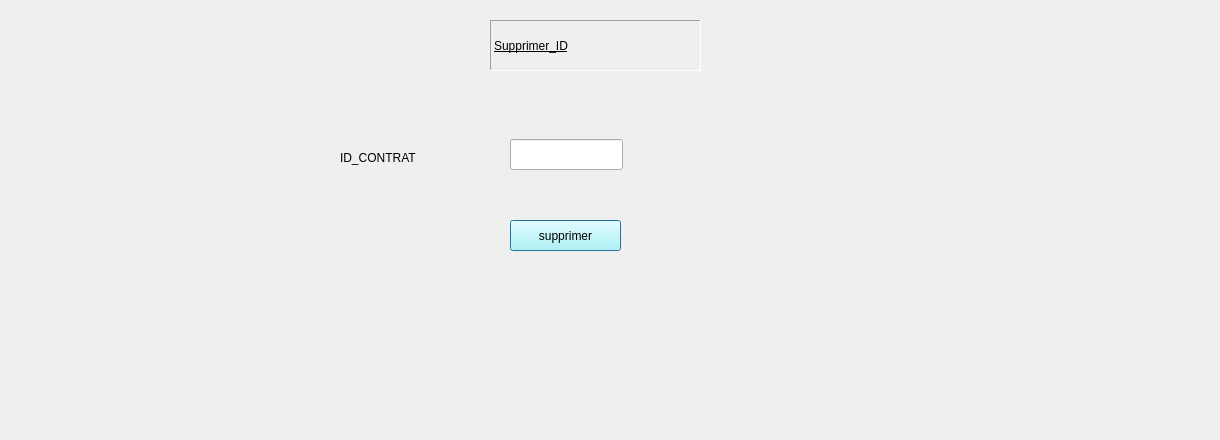
      <widget class="QWidget" name="tab_2">
       <attribute name="title">
        <string>supprimer contrat</string>
       </attribute>
       <widget class="QLabel" name="label_54">
        <property name="geometry">
         <rect>
          <x>340</x>
          <y>150</y>
          <width>111</width>
          <height>16</height>
         </rect>
        </property>
        <property name="styleSheet">
         <string notr="true">font: 11pt &quot;MS Shell Dlg 2&quot;;</string>
        </property>
        <property name="text">
         <string>ID_CONTRAT</string>
        </property>
       </widget>
       <widget class="QLineEdit" name="idmod_2">
        <property name="geometry">
         <rect>
          <x>510</x>
          <y>139</y>
          <width>113</width>
          <height>31</height>
         </rect>
        </property>
        <property name="maxLength">
         <number>8</number>
        </property>
       </widget>
       <widget class="QPushButton" name="pushButton_5">
        <property name="geometry">
         <rect>
          <x>510</x>
          <y>220</y>
          <width>111</width>
          <height>31</height>
         </rect>
        </property>
        <property name="styleSheet">
         <string notr="true">background-color: rgb(170, 255, 255);</string>
        </property>
        <property name="text">
         <string>supprimer</string>
        </property>
        <property name="default">
         <bool>true</bool>
        </property>
       </widget>
       <widget class="QLabel" name="label_55">
        <property name="geometry">
         <rect>
          <x>680</x>
          <y>120</y>
          <width>261</width>
          <height>311</height>
         </rect>
        </property>
        <property name="text">
         <string/>
        </property>
        <property name="pixmap">
         <pixmap>../../supprimer.png</pixmap>
        </property>
        <property name="scaledContents">
         <bool>true</bool>
        </property>
        <property name="wordWrap">
         <bool>false</bool>
        </property>
       </widget>
       <widget class="QLabel" name="label_56">
        <property name="geometry">
         <rect>
          <x>490</x>
          <y>20</y>
          <width>211</width>
          <height>51</height>
         </rect>
        </property>
        <property name="styleSheet">
         <string notr="true">font: 75 24pt &quot;MS Shell Dlg 2&quot;;
text-decoration: underline;</string>
        </property>
        <property name="frameShape">
         <enum>QFrame::Panel</enum>
        </property>
        <property name="frameShadow">
         <enum>QFrame::Sunken</enum>
        </property>
        <property name="text">
         <string>Supprimer_ID</string>
        </property>
       </widget>
       <widget class="QLabel" name="label_57">
        <property name="geometry">
         <rect>
          <x>420</x>
          <y>20</y>
          <width>61</width>
          <height>41</height>
         </rect>
        </property>
        <property name="text">
         <string/>
        </property>
        <property name="pixmap">
         <pixmap>../../supprimer icon.png</pixmap>
        </property>
        <property name="scaledContents">
         <bool>true</bool>
        </property>
       </widget>
       <widget class="QLabel" name="label_58">
        <property name="geometry">
         <rect>
          <x>1130</x>
          <y>0</y>
          <width>81</width>
          <height>81</height>
         </rect>
        </property>
        <property name="text">
         <string/>
        </property>
        <property name="pixmap">
         <pixmap>../../../Downloads/logo-removebg-preview.png</pixmap>
        </property>
        <property name="scaledContents">
         <bool>true</bool>
        </property>
       </widget>
       <zorder>label_54</zorder>
       <zorder>pushButton_5</zorder>
       <zorder>label_55</zorder>
       <zorder>label_56</zorder>
       <zorder>label_57</zorder>
       <zorder>label_58</zorder>
       <zorder>idmod_2</zorder>
      </widget>
